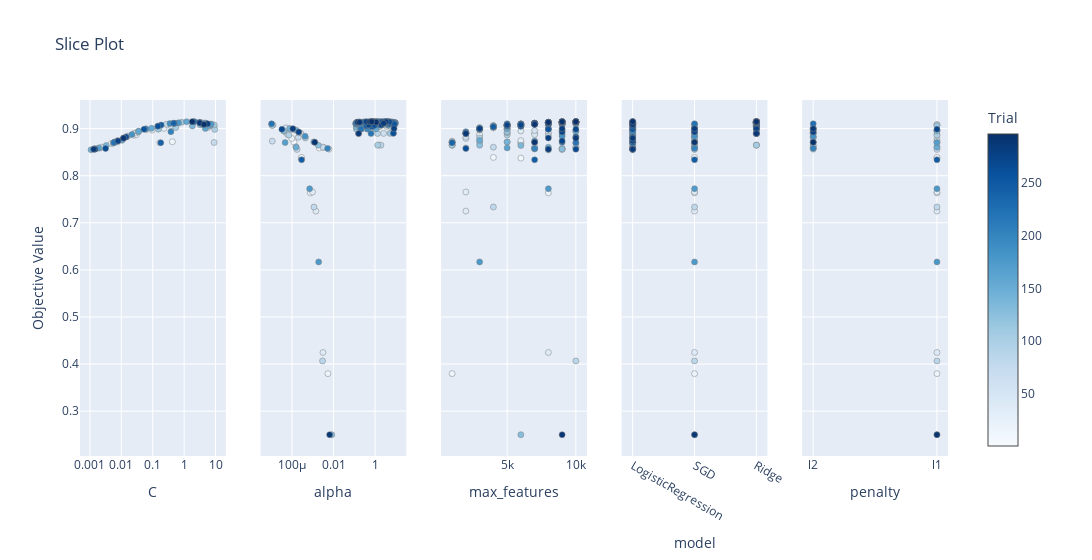

The notebook cell this image was saved under:
### Code cell
vis.plot_parallel_coordinate(study, target=lambda t: t.values[0])
vis.plot_slice(study, target=lambda t: t.values[1])

### Figure 1 — Plotly figure (JSON) as saved in the notebook; plotly's stock layout.template omitted (floating-point values rounded to 4 significant figures; data arrays with more than 128 entries replaced by an {"elided": "..."} marker saying what was removed)
{"data": [{"marker": {"color": [1, 7, 8, 13, 17, 22, 23, 26, 28, 30, 32, 33, 37, 47, 48, 52, 57, 59, 71, 73, 74, 79, 80, 82, 85, 92, 97, 99, 104, 106, 107, 108, 111, 116, 121, 123, 124, 128, 130, 138, 139, 146, 147, 153, 154, 157, 158, 159, 162, 163, 164, 165, 172, 174, 175, 177, 181, 184, 190, 195, 204, 206, 217, 218, 220, 230, 239, 240, 244, 259, 261, 264, 265, 268, 269, 276, 279, 282, 286, 287, 289, 294, 296], "colorbar": {"title": {"text": "Trial"}, "x": 1.0, "xpad": 40}, "colorscale": [[0.0, "rgb(247,251,255)"], [0.125, "rgb(222,235,247)"], [0.25, "rgb(198,219,239)"], [0.375, "rgb(158,202,225)"], [0.5, "rgb(107,174,214)"], [0.625, "rgb(66,146,198)"], [0.75, "rgb(33,113,181)"], [0.875, "rgb(8,81,156)"], [1.0, "rgb(8,48,107)"]], "line": {"color": "Grey", "width": 0.5}, "showscale": true}, "mode": "markers", "name": "Feasible Trial", "showlegend": false, "x": [0.02562, 0.02602, 0.004781, 0.4219, 0.001426, 0.03005, 0.1691, 0.2291, 0.02898, 0.007777, 0.09679, 8.973, 0.002042, 3.608, 4.916, 6.314, 0.03522, 0.3808, 0.6195, 5.628, 9.023, 0.006038, 0.002401, 0.2718, 0.0162, 0.06169, 9.478, 0.007417, 0.5404, 1.955, 9.113, 0.1441, 0.8301, 0.1529, 0.0345, 3.248, 0.01466, 0.00145, 4.828, 0.003295, 1.833, 0.001082, 0.005472, 0.01057, 0.09168, 1.195, 0.03567, 4.745, 4.565, 6.353, 7.19, 0.001901, 0.001355, 0.007493, 7.22, 0.6607, 3.841, 0.02182, 0.3549, 0.05998, 0.3784, 0.4726, 0.006032, 0.4975, 0.005809, 2.128, 0.4655, 0.1802, 0.1857, 0.05283, 0.01415, 0.1462, 0.003138, 3.122, 0.001462, 0.007847, 5.606, 0.01172, 0.001318, 3.167, 0.01178, 4.313, 1.809], "y": [0.8859, 0.8904, 0.8684, 0.872, 0.8571, 0.887, 0.87, 0.9005, 0.8906, 0.8745, 0.8969, 0.9045, 0.8585, 0.9125, 0.9114, 0.9047, 0.8942, 0.9058, 0.9113, 0.9026, 0.8706, 0.8714, 0.8605, 0.9091, 0.8842, 0.898, 0.8982, 0.8717, 0.9023, 0.915, 0.9079, 0.9051, 0.9135, 0.8988, 0.893, 0.908, 0.8825, 0.8567, 0.9109, 0.8642, 0.9055, 0.8549, 0.8691, 0.8752, 0.9006, 0.9147, 0.8942, 0.9003, 0.9118, 0.9063, 0.9094, 0.859, 0.857, 0.8739, 0.9095, 0.9123, 0.9089, 0.8875, 0.9106, 0.8996, 0.8935, 0.9114, 0.8708, 0.9109, 0.8702, 0.9147, 0.9114, 0.8699, 0.9076, 0.8984, 0.8822, 0.9052, 0.8576, 0.9133, 0.8563, 0.8739, 0.9102, 0.8799, 0.8562, 0.912, 0.8796, 0.9089, 0.9147], "type": "scatter", "xaxis": "x", "yaxis": "y"}, {"marker": {"color": {"elided": "217 int values"}, "colorbar": {"title": {"text": "Trial"}, "x": 1.0, "xpad": 40}, "colorscale": [[0.0, "rgb(247,251,255)"], [0.125, "rgb(222,235,247)"], [0.25, "rgb(198,219,239)"], [0.375, "rgb(158,202,225)"], [0.5, "rgb(107,174,214)"], [0.625, "rgb(66,146,198)"], [0.75, "rgb(33,113,181)"], [0.875, "rgb(8,81,156)"], [1.0, "rgb(8,48,107)"]], "line": {"color": "Grey", "width": 0.5}, "showscale": false}, "mode": "markers", "name": "Feasible Trial", "showlegend": false, "x": {"elided": "217 float values"}, "y": {"elided": "217 float values"}, "type": "scatter", "xaxis": "x2", "yaxis": "y2"}, {"marker": {"color": {"elided": "300 int values"}, "colorbar": {"title": {"text": "Trial"}, "x": 1.0, "xpad": 40}, "colorscale": [[0.0, "rgb(247,251,255)"], [0.125, "rgb(222,235,247)"], [0.25, "rgb(198,219,239)"], [0.375, "rgb(158,202,225)"], [0.5, "rgb(107,174,214)"], [0.625, "rgb(66,146,198)"], [0.75, "rgb(33,113,181)"], [0.875, "rgb(8,81,156)"], [1.0, "rgb(8,48,107)"]], "line": {"color": "Grey", "width": 0.5}, "showscale": false}, "mode": "markers", "name": "Feasible Trial", "showlegend": false, "x": {"elided": "300 int values"}, "y": {"elided": "300 float values"}, "type": "scatter", "xaxis": "x3", "yaxis": "y3"}, {"marker": {"color": {"elided": "300 int values"}, "colorbar": {"title": {"text": "Trial"}, "x": 1.0, "xpad": 40}, "colorscale": [[0.0, "rgb(247,251,255)"], [0.125, "rgb(222,235,247)"], [0.25, "rgb(198,219,239)"], [0.375, "rgb(158,202,225)"], [0.5, "rgb(107,174,214)"], [0.625, "rgb(66,146,198)"], [0.75, "rgb(33,113,181)"], [0.875, "rgb(8,81,156)"], [1.0, "rgb(8,48,107)"]], "line": {"color": "Grey", "width": 0.5}, "showscale": false}, "mode": "markers", "name": "Feasible Trial", "showlegend": false, "x": {"elided": "300 str values"}, "y": {"elided": "300 float values"}, "type": "scatter", "xaxis": "x4", "yaxis": "y4"}, {"marker": {"color": [0, 4, 6, 9, 11, 14, 15, 18, 20, 24, 34, 35, 36, 38, 39, 40, 42, 45, 49, 50, 55, 56, 67, 69, 70, 72, 76, 81, 86, 90, 95, 109, 112, 127, 129, 132, 133, 137, 143, 144, 145, 151, 170, 176, 178, 185, 203, 223, 247, 272, 278, 284, 291, 295], "colorbar": {"title": {"text": "Trial"}, "x": 1.0, "xpad": 40}, "colorscale": [[0.0, "rgb(247,251,255)"], [0.125, "rgb(222,235,247)"], [0.25, "rgb(198,219,239)"], [0.375, "rgb(158,202,225)"], [0.5, "rgb(107,174,214)"], [0.625, "rgb(66,146,198)"], [0.75, "rgb(33,113,181)"], [0.875, "rgb(8,81,156)"], [1.0, "rgb(8,48,107)"]], "line": {"color": "Grey", "width": 0.5}, "showscale": false}, "mode": "markers", "name": "Feasible Trial", "showlegend": false, "x": ["l2", "l2", "l1", "l1", "l1", "l2", "l1", "l1", "l2", "l1", "l2", "l2", "l1", "l1", "l1", "l1", "l1", "l2", "l1", "l1", "l1", "l2", "l1", "l1", "l2", "l2", "l1", "l1", "l1", "l2", "l1", "l2", "l1", "l2", "l1", "l2", "l1", "l2", "l2", "l2", "l2", "l1", "l1", "l1", "l1", "l2", "l2", "l2", "l1", "l1", "l2", "l2", "l1", "l2"], "y": [0.8589, 0.8982, 0.8708, 0.8373, 0.8388, 0.8899, 0.3797, 0.7635, 0.8912, 0.879, 0.8563, 0.8897, 0.7654, 0.7248, 0.4245, 0.895, 0.9084, 0.8601, 0.8874, 0.9081, 0.8958, 0.9015, 0.8615, 0.8733, 0.8816, 0.8606, 0.8558, 0.7335, 0.4066, 0.8801, 0.8863, 0.8909, 0.9064, 0.8646, 0.25, 0.871, 0.8947, 0.8993, 0.8718, 0.8967, 0.9003, 0.8605, 0.8703, 0.7724, 0.6169, 0.8836, 0.8578, 0.9102, 0.8337, 0.8985, 0.8927, 0.8997, 0.25, 0.8709], "type": "scatter", "xaxis": "x5", "yaxis": "y5"}], "layout": {"xaxis": {"anchor": "y", "domain": [0.0, 0.168], "title": {"text": "C"}, "type": "log"}, "yaxis": {"anchor": "x", "domain": [0.0, 1.0], "title": {"text": "Objective Value"}}, "xaxis2": {"anchor": "y2", "domain": [0.208, 0.376], "title": {"text": "alpha"}, "type": "log"}, "yaxis2": {"anchor": "x2", "domain": [0.0, 1.0], "matches": "y", "showticklabels": false}, "xaxis3": {"anchor": "y3", "domain": [0.416, 0.584], "title": {"text": "max_features"}}, "yaxis3": {"anchor": "x3", "domain": [0.0, 1.0], "matches": "y", "showticklabels": false}, "xaxis4": {"anchor": "y4", "domain": [0.624, 0.792], "title": {"text": "model"}, "type": "category", "categoryorder": "array", "categoryarray": ["LogisticRegression", "SGD", "Ridge"]}, "yaxis4": {"anchor": "x4", "domain": [0.0, 1.0], "matches": "y", "showticklabels": false}, "xaxis5": {"anchor": "y5", "domain": [0.832, 1.0], "title": {"text": "penalty"}, "type": "category", "categoryorder": "array", "categoryarray": ["l2", "l1"]}, "yaxis5": {"anchor": "x5", "domain": [0.0, 1.0], "matches": "y", "showticklabels": false}, "title": {"text": "Slice Plot"}, "width": 1500}}
